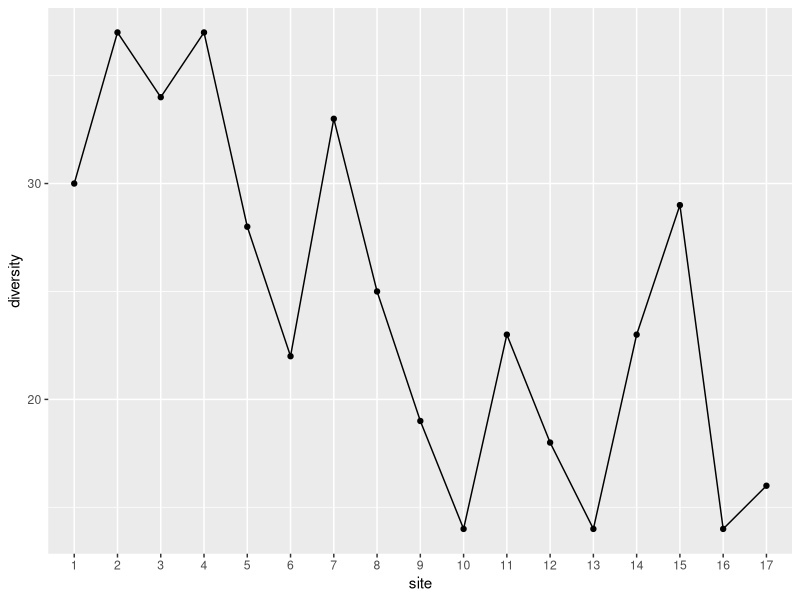
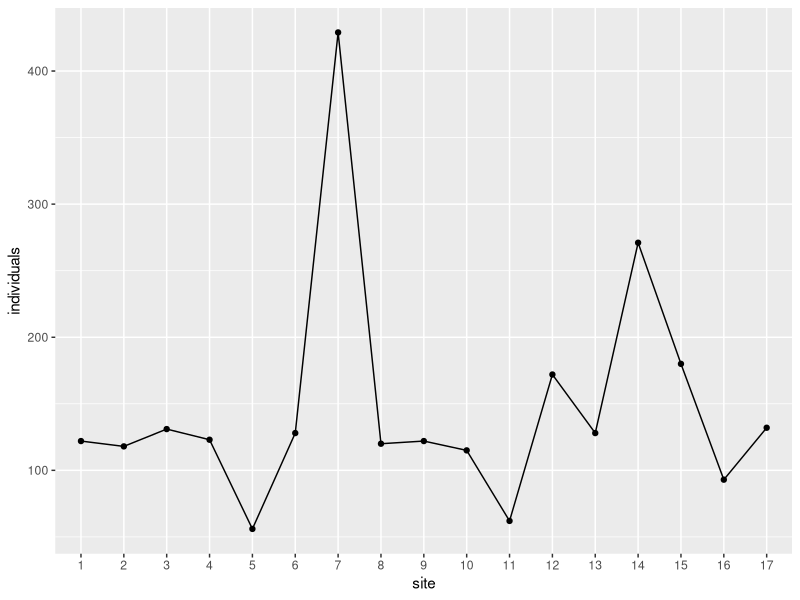

These charts were generated, in order, by the following R code:
##### Coskun Kucukkaragoz
#### 25th of April 2024
### Start of the R script to analyse the data from my mounting, pinning, and sorting, of beetles for the October 2022 season from the Cederburg

# set-up ####

# packages
rm(list = ls())
library(tidyverse)

# reading in raw data with correct data types

beet_22_raw <- read.csv("ceder_beetle_diversity_october_2022.csv", stringsAsFactors = TRUE) %>% mutate(across(c(ID, site, replicate, trap, label, season, year, full_label), factor))

# reducing all unique specimen labels into single row entries

beet_22_condensed <- beet_22_raw %>% group_by(ID, site, replicate, trap, label, season, year, full_label) %>% summarise(across(c(anthia_decemguttata, stenocara_dentata, starts_with("morphospecies")), sum)) %>% ungroup()

# calculating the number of individual specimens found for each morphospecies/species

{x <- mapply(sum,beet_22_condensed[,-c(1:8)])
species_specimen_count <- cbind(read.table(text = names(x)), x)
rownames(species_specimen_count) <- NULL
colnames(species_specimen_count) <- c("morphospecies", "individuals")
rm(x)}

species_specimen_count %>% arrange(desc(individuals)) # ordered descendingly
species_specimen_count %>% summarise(individuals = sum(individuals))

# calculating number of individual insects found per altitudinal site

site_count <- beet_22_condensed %>% mutate(individuals = rowSums(across(where(is.numeric)), na.rm=TRUE)) %>% select(c(ID, site, label, individuals)) %>% group_by(site) %>% summarise(individuals = sum(individuals))

# calculating species diversity per site

site_diversity <- beet_22_condensed %>% group_by(site) %>% summarise(across(c(anthia_decemguttata, stenocara_dentata, starts_with("morphospecies")), sum)) %>% mutate_if(is.numeric, ~1 * (. > 0)) %>% mutate(diversity = rowSums(across(where(is.numeric)))) %>% select(c(site, diversity))

# graphs ####

# species diversity per altitudinal site

ggplot(site_diversity, aes(x = site, y = diversity, group = 1)) + geom_point() + geom_line()

# individual insects per altitudinal site

ggplot(site_count, aes (x = site, y = individuals, group = 1)) + geom_point() + geom_line()

# working data ####
# up to spp 7, 2108

species_specimen_count %>% filter(individuals < 10) %>%  arrange(individuals)

# edit the morphospecies numbers and sites for the specimens of interest

beet_22_condensed %>% group_by(site) %>% summarise(individuals = sum(morphospecies_119)) %>%
  filter(individuals > 0)

# individual site samples

(species_by_site <- beet_22_condensed %>% select(ID, site, label, morphospecies_119) %>%
  filter(site == 14, morphospecies_119 > 0))
